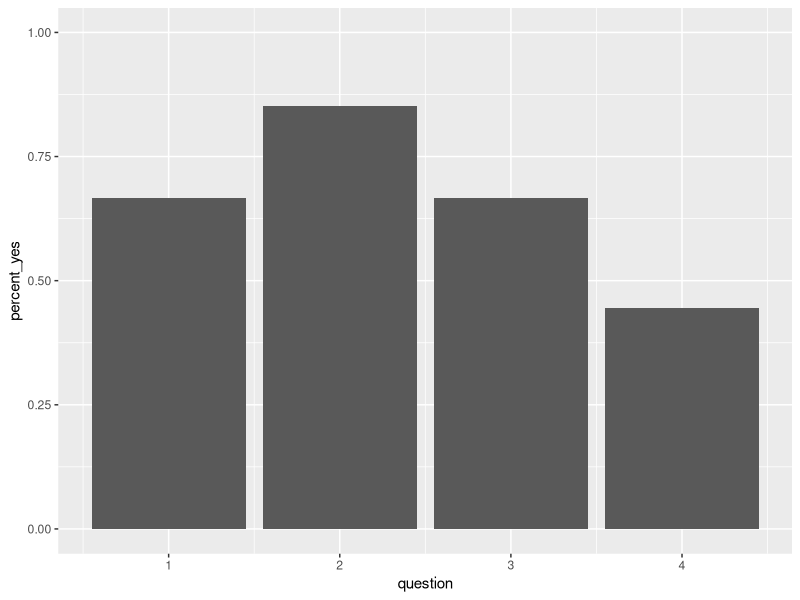
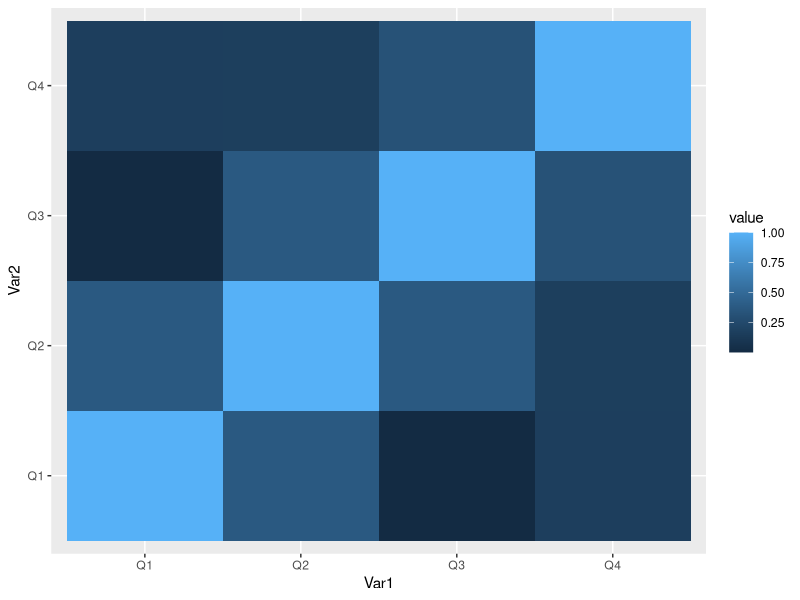

The R script that drew these images, in order: (Note: a time limit stopped this script after it produced the figures.)
#!/usr/bin/env Rscript

library(ggplot2)
library(reshape2)

# Personality test data
results <- data.frame(
  rbind(
    c(0,0,0,0),
    c(0,0,0,0),
    c(0,0,1,1),
    c(0,1,0,0),
    c(0,1,1,0),
    c(0,1,1,0),
    c(0,1,1,0),
    c(0,1,1,1),
    c(0,1,1,1),
    c(1,0,0,0),
    c(1,1,0,0),
    c(1,1,0,0),
    c(1,1,0,0),
    c(1,1,0,1),
    c(1,1,0,1),
    c(1,1,1,0),
    c(1,1,1,0),
    c(1,1,1,0),
    c(1,1,1,0),
    c(1,1,1,0),
    c(1,1,1,1),
    c(1,1,1,1),
    c(1,1,1,1),
    c(1,1,1,1),
    c(1,1,1,1),
    c(1,1,1,1),
    c(1,1,1,1)
  )
)
colnames(results) <- c("Q1", "Q2", "Q3", "Q4")

percent_answered <- data.frame(
  question=c(1,2,3,4),
  percent_yes=colSums(results) / nrow(results)
)

# Plot the percentage of yeses per question
p <- (
  ggplot(data=percent_answered, aes(x=question, y=percent_yes))
  + geom_bar(stat="identity")
  + ylim(0, 1)
)
x11()
print(p)

# Plot a heatmap of correlation values
correlation_matrix = cor(results)
melted_correlation_matrix = melt(correlation_matrix)

p <- (
  ggplot(
    data=melted_correlation_matrix,
    aes(x=Var1, y=Var2, fill=value)
  ) +
  geom_tile()
)
x11()
print(p)

# Wait for user to kill script
Sys.sleep(999999999999)
